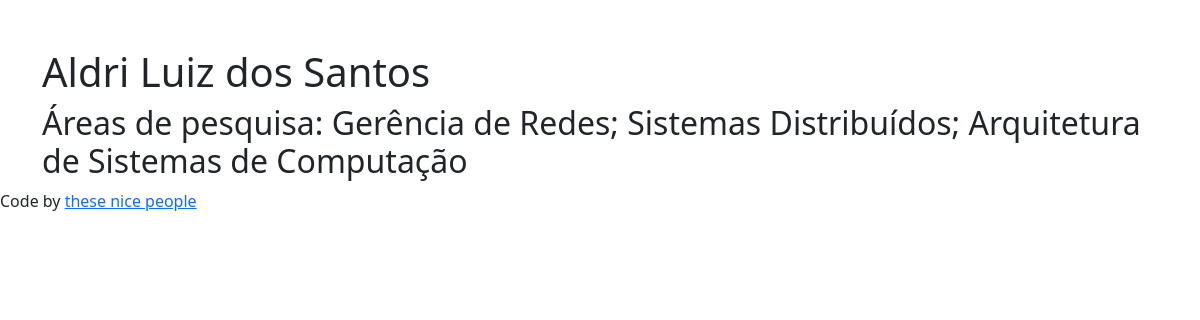
The app's page /aldri-luiz-dos-santos/ with its own data.
### planilhao/models.py (models this page shows, shortened)
class Professores(models.Model):
    id = models.IntegerField(primary_key=True)
    name = models.TextField(max_length=155)
    info = models.TextField(max_length=455, default="Nada")
    photo = models.ImageField(blank=True, null=True, upload_to = "photos/")
    slug = models.SlugField(max_length=255)
    class Meta:
        db_table = 'professores'
        ordering = ("name",)

### planilhao/views.py (the view)
# urls.py: path("<slug:slug>/", views.detalhe_professor, name="detail"),
def detalhe_professor(request, slug):
    data = Professores.objects.get(slug=slug)
    data2 = Comentarios.objects.all()
    return render(request, "detalhe_professor.html", {"prof":data, "coment":data2})

### template/detalhe_professor.html (shortened to what this page needs)
{% extends 'base.html' %}
{% block content %}
<div class="container pt-5">
    <h1>{{prof.name}}</h1>
    <h2>{{prof.info}}</h2>
</div>
{% endblock content %}

### records on screen
Professores: name "Aldri Luiz dos Santos", info "Áreas de pesquisa: Gerência de Redes; Sistemas Distribuídos; Arquitetura de Sistemas de Computação"
